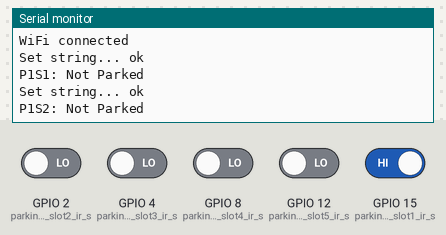
Recording of a sketch running on a simulated ESP8266 (NodeMCU). Shown: the last lines printed to the serial monitor. The test bench sets the inputs (shaded band); at power-on: GPIO 15 (parking1_slot1_ir_s) HIGH, GPIO 2 (parking1_slot2_ir_s), GPIO 4 (parking1_slot3_ir_s), GPIO 8 (parking1_slot4_ir_s), GPIO 12 (parking1_slot5_ir_s) LOW. WiFi joins after 1.5 s; servers stay silent unless stated.

Above: at 2.7 s.
2.8 s: GPIO 2 (parking1_slot2_ir_s) driven HIGH
At 6.1 s:
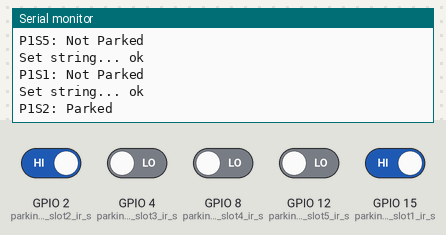
7.0 s: GPIO 4 (parking1_slot3_ir_s) driven HIGH
9.0 s: GPIO 8 (parking1_slot4_ir_s) driven HIGH
At 10.6 s:
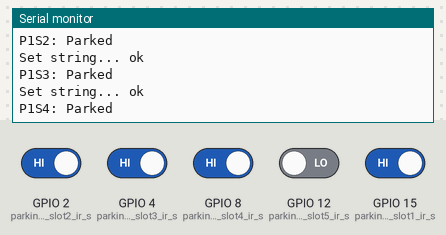
11.0 s: GPIO 12 (parking1_slot5_ir_s) driven HIGH
13.0 s: GPIO 15 (parking1_slot1_ir_s) driven LOW
At 15.2 s:
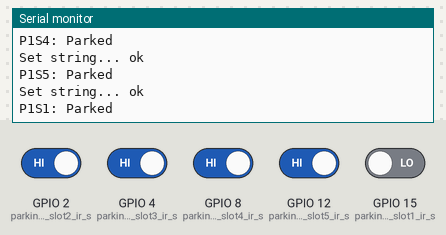
Timing chart, 0 to 16.0 s (numbered marks = the images above; inputs shaded):
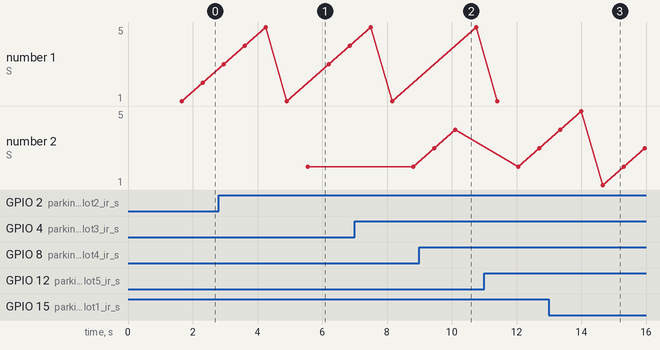

Measured:
- after the input at 2.8 s, the serial monitor: prints a new line after 2.8 s (image 1)
- after the input at 9.0 s, the serial monitor: prints a new line after 1.1 s (image 2)
- after the input at 13.0 s, the serial monitor: prints a new line after 1.7 s (image 3)

The sketch:

TEAM_CPS_arduino_code.ino
```cpp
#include <Firebase_ESP_Client.h>

//Provide the token generation process info.
#include <addons/TokenHelper.h>

#include <addons/RTDBHelper.h>

#define API_KEY "AIzaSyAvRqmiTWAI_cD_UvU-7u5v4HeFAuxAqbo"


#define DATABASE_URL "car-parking-system-243ba-default-rtdb.firebaseio.com"//<databaseName>.firebaseio.com or <databaseName>.<region>.firebasedatabase.app


#define USER_EMAIL "romel.nettey32@gmail.com"
#define USER_PASSWORD "123456"

#if defined(ESP32)
#include <WiFi.h>
#elif defined(ESP8266)
#include <ESP8266WiFi.h>
#endif
#include <Firebase_ESP_Client.h>

//Define Firebase Data object
FirebaseData fbdo;
FirebaseAuth auth;
FirebaseConfig configF;

int parking1_slot1_ir_s = 15; // parking slot1 infrared sensor connected with pin number A0 of arduino
int parking1_slot2_ir_s = 2;
int parking1_slot3_ir_s = 4;
int parking1_slot4_ir_s = 8;
int parking1_slot5_ir_s = 12;

String sensor1;
String sensor2;
String sensor3;
String sensor4;
String sensor5;
String status1;
String status2;
String status3;
String status4;
String status5;

const char* ssid = "AndroidAPF5B0";
const char* password = "good1234";


void setup(){
  Serial.begin(9600);

  pinMode(parking1_slot1_ir_s, INPUT);
  pinMode(parking1_slot2_ir_s, INPUT);

  WiFi.begin(ssid, password);
  while (WiFi.status() != WL_CONNECTED) {
    delay(500);
    Serial.print(".");
  }
  Serial.println("");
  Serial.println("WiFi connected");


   /* Assign the api key (required) */
  configF.api_key = API_KEY;

  /* Assign the user sign in credentials */
  auth.user.email = USER_EMAIL;
  auth.user.password = USER_PASSWORD;

  /* Assign the RTDB URL (required) */
  configF.database_url = DATABASE_URL;

  /* Assign the callback function for the long running token generation task */
  configF.token_status_callback = tokenStatusCallback; //see addons/TokenHelper.h


  Firebase.begin(&configF, &auth);

  //Comment or pass false value when WiFi reconnection will control by your code or third party library
  Firebase.reconnectWiFi(true);

  Firebase.setDoubleDigits(5);

}

void loop(){

  p1slot1();
  p1slot2();
  p1slot3();
  p1slot4();
  p1slot5();
  digitalWrite(parking1_slot1_ir_s, LOW);
  digitalWrite(parking1_slot2_ir_s, LOW);
  digitalWrite(parking1_slot3_ir_s, LOW);
  digitalWrite(parking1_slot4_ir_s, LOW);
  digitalWrite(parking1_slot5_ir_s, LOW);

}


void p1slot1() // parkng 1 slot1
{
  if( digitalRead(parking1_slot1_ir_s) == LOW)
  {
  sensor1 = "P1S1: Parked";
  status1 = "Parked";
  Serial.printf("Set string... %s\n", Firebase.RTDB.setString(&fbdo, "/Parking_lot_1/slot1", status1) ? "ok" : fbdo.errorReason().c_str());
  Serial.println(sensor1);
 delay(500);
  }
if( digitalRead(parking1_slot1_ir_s) == HIGH)
{
  sensor1 = "P1S1: Not Parked";
  status1 = "Not Parked";
  Serial.printf("Set string... %s\n", Firebase.RTDB.setString(&fbdo, "/Parking_lot_1/slot1", status1) ? "ok" : fbdo.errorReason().c_str());
  Serial.println(sensor1);
 delay(500);
}

}

void p1slot2() // parking 1 slot2
{
  if( digitalRead(parking1_slot2_ir_s) == HIGH)
  {
  sensor2 = "P1S2: Parked";
  status2 = "Parked";
  Serial.printf("Set string... %s\n", Firebase.RTDB.setString(&fbdo, "/Parking_lot_1/slot2", status2) ? "ok" : fbdo.errorReason().c_str());
  Serial.println(sensor2);
  delay(500);
  }
if( digitalRead(parking1_slot2_ir_s) == LOW)
  {
  sensor2 = "P1S2: Not Parked";
  status2 = "Not Parked";
  Serial.printf("Set string... %s\n", Firebase.RTDB.setString(&fbdo, "/Parking_lot_1/slot2", status2) ? "ok" : fbdo.errorReason().c_str());
  Serial.println(sensor2);
 delay(500);
  }
}

void p1slot3() // parking 1 slot3
{
  if( digitalRead(parking1_slot3_ir_s) == HIGH)
  {
  sensor3 = "P1S3: Parked";
  status3 = "Parked";
  Serial.printf("Set string... %s\n", Firebase.RTDB.setString(&fbdo, "/Parking_lot_1/slot2", status2) ? "ok" : fbdo.errorReason().c_str());
  Serial.println(sensor3);
  delay(500);
  }
if( digitalRead(parking1_slot3_ir_s) == LOW)
  {
  sensor3 = "P1S3: Not Parked";
  status3 = "Not Parked";
  Serial.printf("Set string... %s\n", Firebase.RTDB.setString(&fbdo, "/Parking_lot_1/slot2", status2) ? "ok" : fbdo.errorReason().c_str());
  Serial.println(sensor3);
 delay(500);
  }
}

void p1slot4() // parking 1 slot4
{
  if( digitalRead(parking1_slot4_ir_s) == HIGH)
  {
  sensor4 = "P1S4: Parked";
  status4 = "Parked";
  Serial.printf("Set string... %s\n", Firebase.RTDB.setString(&fbdo, "/Parking_lot_1/slot2", status2) ? "ok" : fbdo.errorReason().c_str());
  Serial.println(sensor4);
  delay(500);
  }
if( digitalRead(parking1_slot4_ir_s) == LOW)
  {
  sensor4 = "P1S4: Not Parked";
  status4 = "Not Parked";
  Serial.printf("Set string... %s\n", Firebase.RTDB.setString(&fbdo, "/Parking_lot_1/slot2", status2) ? "ok" : fbdo.errorReason().c_str());
  Serial.println(sensor4);
 delay(500);
  }
}

void p1slot5() // parking 1 slot5
{
  if( digitalRead(parking1_slot5_ir_s) == HIGH)
  {
  sensor5 = "P1S5: Parked";
  status5 = "Parked";
  Serial.printf("Set string... %s\n", Firebase.RTDB.setString(&fbdo, "/Parking_lot_1/slot2", status2) ? "ok" : fbdo.errorReason().c_str());
  Serial.println(sensor5);
  delay(500);
  }
if( digitalRead(parking1_slot5_ir_s) == LOW)
  {
  sensor5 = "P1S5: Not Parked";
  status5 = "Not Parked";
  Serial.printf("Set string... %s\n", Firebase.RTDB.setString(&fbdo, "/Parking_lot_1/slot2", status2) ? "ok" : fbdo.errorReason().c_str());
  Serial.println(sensor5);
 delay(500);
  }
}
```
